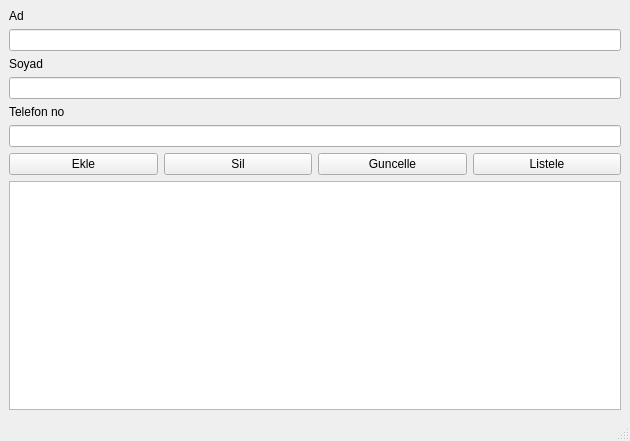
<?xml version="1.0" encoding="UTF-8"?>
<ui version="4.0">
 <class>MainWindow</class>
 <widget class="QMainWindow" name="MainWindow">
  <property name="geometry">
   <rect>
    <x>0</x>
    <y>0</y>
    <width>630</width>
    <height>441</height>
   </rect>
  </property>
  <property name="windowTitle">
   <string>MainWindow</string>
  </property>
  <widget class="QWidget" name="centralwidget">
   <layout class="QHBoxLayout" name="horizontalLayout">
    <item>
     <layout class="QVBoxLayout" name="verticalLayout">
      <item>
       <widget class="QLabel" name="label_4">
        <property name="text">
         <string>Ad</string>
        </property>
       </widget>
      </item>
      <item>
       <widget class="QLineEdit" name="txtAd"/>
      </item>
      <item>
       <widget class="QLabel" name="label_2">
        <property name="text">
         <string>Soyad</string>
        </property>
       </widget>
      </item>
      <item>
       <widget class="QLineEdit" name="txtSoyad"/>
      </item>
      <item>
       <widget class="QLabel" name="label">
        <property name="text">
         <string>Telefon no</string>
        </property>
       </widget>
      </item>
      <item>
       <widget class="QLineEdit" name="txtTelNo">
        <property name="inputMethodHints">
         <set>Qt::ImhNone</set>
        </property>
        <property name="inputMask">
         <string/>
        </property>
       </widget>
      </item>
      <item>
       <layout class="QHBoxLayout" name="horizontalLayout_2">
        <item>
         <widget class="QPushButton" name="btnEkle">
          <property name="text">
           <string>Ekle</string>
          </property>
         </widget>
        </item>
        <item>
         <widget class="QPushButton" name="btnSil">
          <property name="text">
           <string>Sil</string>
          </property>
         </widget>
        </item>
        <item>
         <widget class="QPushButton" name="btnGuncelle">
          <property name="text">
           <string>Guncelle</string>
          </property>
         </widget>
        </item>
        <item>
         <widget class="QPushButton" name="btnYenile">
          <property name="text">
           <string>Listele</string>
          </property>
         </widget>
        </item>
       </layout>
      </item>
      <item>
       <widget class="QTableView" name="tableView">
        <property name="frameShape">
         <enum>QFrame::StyledPanel</enum>
        </property>
        <property name="lineWidth">
         <number>0</number>
        </property>
        <property name="gridStyle">
         <enum>Qt::NoPen</enum>
        </property>
        <attribute name="horizontalHeaderVisible">
         <bool>false</bool>
        </attribute>
       </widget>
      </item>
     </layout>
    </item>
   </layout>
  </widget>
  <widget class="QStatusBar" name="statusbar"/>
 </widget>
 <resources/>
 <connections/>
</ui>
